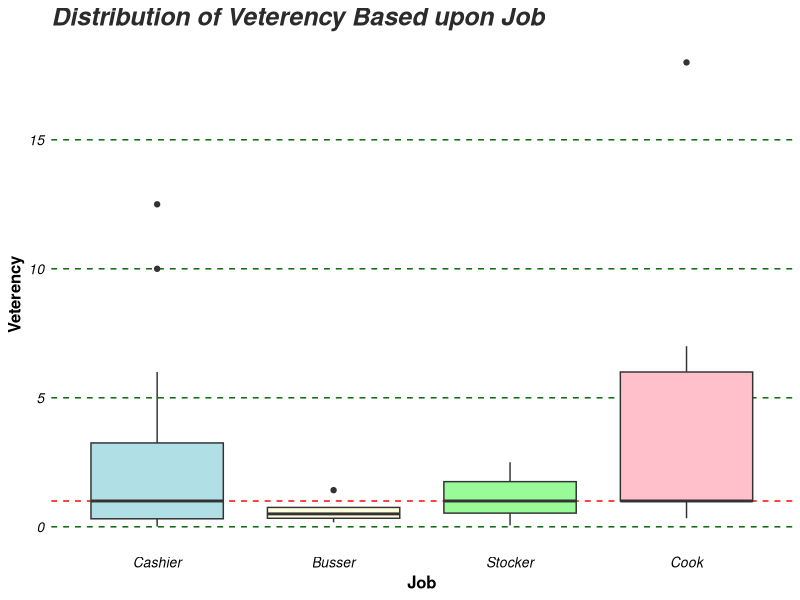
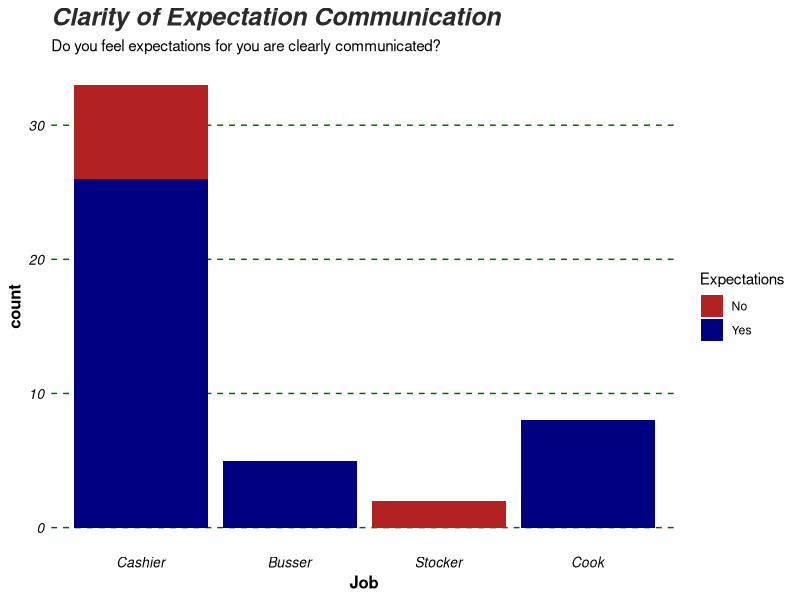
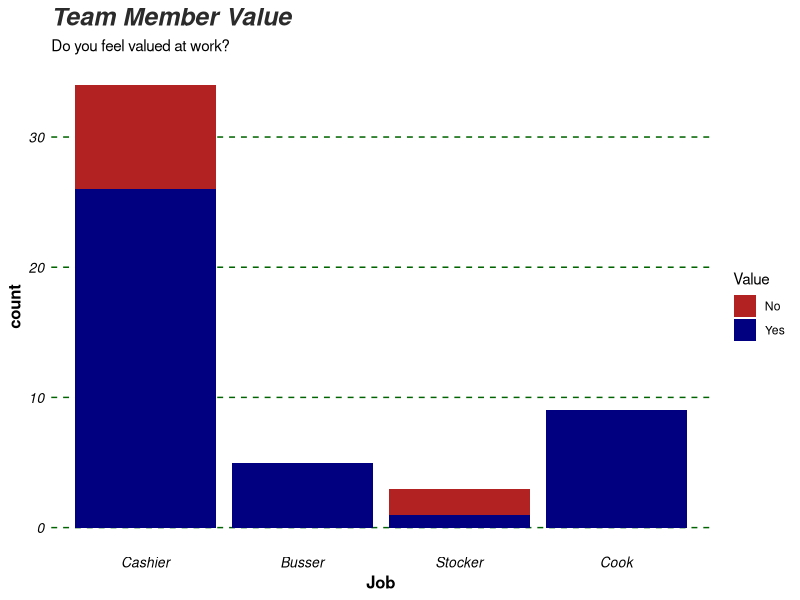
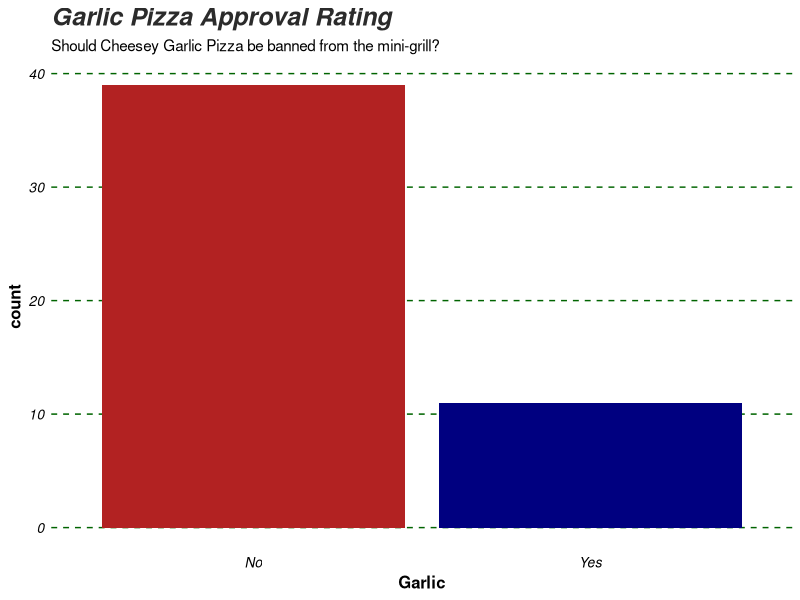
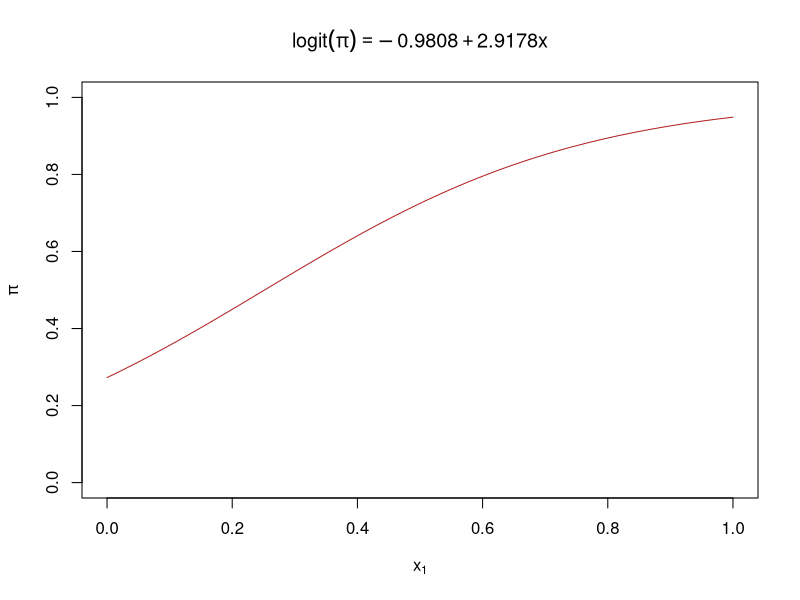
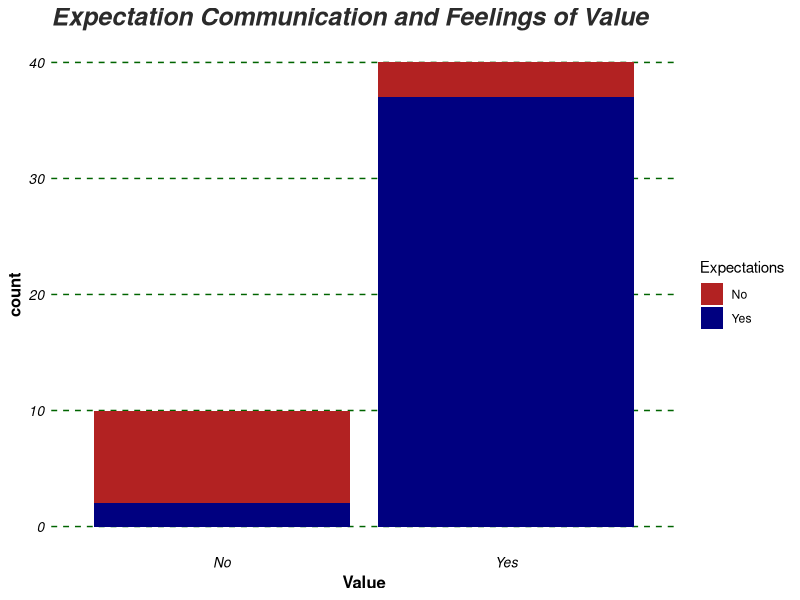

These figures' R source, in order:
setwd("D:/Files/Programing and Data/R Directory/Work Surveys")

library(ggplot2)

############################################################
#                                                          #  
#  ##### #   # #   #         #       # ##### ##### #   #   #
#  #     #   # ##  #         #       #   #     #   #   #   #
#  ####  #   # # # #         #   #   #   #     #   #####   #
#  #     #   # #  ##         #  # #  #   #     #   #   #   #
#  #      ###  #   #          ##   ##  #####   #   #   #   #
#                                                          #
#  ###  #########     #      #########  ###    #########   #
# #   #     #        # #         #     #   #    #  #  #    #
# #         #       #   #        #     #        #  #  #    #
#  ###      #      #     #       #      ###     #  #  #    #
#     #     #     #########      #         #    #  #  #    #
# #   #     #    #         #     #     #   #    #  #  #    #
#  ###      #   #           #    #      ###    #########   #
#                                                          #
############################################################

fws <- read.csv('fws3.csv')
head(fws)
summary(fws)

## Survey Asked 5 Questions
### 1. What is Your Job?
#### JOB
### 2. How long have you worked at univesal
#### VETERENCY
### 3. Do you feel valued at work
#### VALUE
### 4. Do you feel expectations for you are clearly communicated
#### EXPECTATIONS
### 5. Should cheesey garlic pizza be banned from the minigrill
#### GARLIC

## From this I want to examine 8 relationships
### 1. Veterency ~ Job
### 2. Expectations ~ Job
### 3. Value ~ Job
### 4. Garlic ~ Job
### 5. Value ~ Veterency
### 6. Expectations ~ Veterency
### 7. Garlic ~ Veterency
### 8. Value ~ Expectations

## To rephrase in terms of questions
### Q1
#### 4 as Predictor
#### 0 as Response
### Q2
#### 3 as Predictor
#### 1 as Response
### Q3
#### 2 as Predictor
#### 1 as Response
### Q4
#### 1 as Predictor
#### 2 as Response
### Q5
#### 0 as Predictor
#### 2 as Response

#################################
## PART A: Global Deffinitions ##
#################################
j.names <- c('Cashier', 'Busser', 'Stocker', 'Line Cook')

westcarts_theme <- theme(
			 plot.title = element_text(face = 'bold.italic', size = '18', color = 'gray17'),
			 axis.title = element_text(face = 'bold', size = '12', color = 'black'),
			 axis.text = element_text(face = 'italic', size = '10', color = 'black'),
			 axis.ticks = element_blank(),
			 panel.background = element_rect(fill = 'white', color = 'white'),
			 panel.grid.major.x = element_blank(),
			 panel.grid.major.y = element_line(linetype = 2, color = 'darkgreen'),
			 panel.grid.minor.x = element_blank(),
			 panel.grid.minor.y = element_blank()
			 )

#############################
## PART 1: Veterency ~ Job ##
#############################
# First we examine the means
c.data <- fws[which(fws$Job == 0),]                 # Filter out Cashiers
c.vet.clean <- c.data[complete.cases(c.data[,2]),]  # Ditch the NA's
c.vet.mean <- mean(c.vet.clean$Veterency)           # Calculate a Mean
                                                    # Repeat
b.data <- fws[which(fws$Job == 1),]
b.vet.clean <- b.data[complete.cases(b.data[,2]),]
b.vet.mean <- mean(b.vet.clean$Veterency)

s.data <- fws[which(fws$Job == 2),]
s.vet.clean <- s.data[complete.cases(s.data[,2]),]
s.vet.mean <- mean(s.vet.clean$Veterency)

l.data <- fws[which(fws$Job == 3),]
l.vet.clean <- l.data[complete.cases(l.data[,2]),]
l.vet.mean <- mean(l.vet.clean$Veterency)

j.vet.means <- c(c.vet.mean, b.vet.mean, s.vet.mean, l.vet.mean)
means.comp <- data.frame(j.names, j.vet.means)
#--------#
means.comp
#--------#

# Now lets model
jobsvet.clean <- fws[complete.cases(fws[,1:2]),]
jobs.vet <- data.frame(C = c(1:49),
			 B = c(1:49),
			 S = c(1:49),
			 L = c(1:49))
jobs.vet[1] <- ifelse(jobsvet.clean[1] == 0, 1, 0)
jobs.vet[2] <- ifelse(jobsvet.clean[1] == 1, 1, 0)
jobs.vet[3] <- ifelse(jobsvet.clean[1] == 2, 1, 0)
jobs.vet[4] <- ifelse(jobsvet.clean[1] == 3, 1, 0)
jobs.vet[5] <- jobsvet.clean[2]
colnames(jobs.vet) <- c('JobCashier', 'JobBusser', 'JobStocker', 'JobCook', 'Vet')
jobvet.fit <- lm(Vet ~ JobCashier + JobBusser + JobStocker + JobCook, data = jobs.vet)
summary(jobvet.fit)
# this model is terrible
# Lets make a box and whisker plot
jobs.graph <- jobsvet.clean[,1:2]
jobs.graph[1] <- as.factor(jobs.graph$Job)

ggplot(jobs.graph, aes(x = Job, y = Veterency, fill = Job)) + 
	scale_x_discrete(labels = c('Cashier', 'Busser', 'Stocker', 'Cook')) +
	scale_fill_manual(values = c('powderblue', 'lightyellow', 'palegreen', 'pink'),
				name = 'Job', labels = c('Cashier', 'Busser', 'Stocker', 'Cook')) +
	geom_hline(aes(yintercept=1), linetype = 2, color = 'red') + 
	guides(fill = FALSE) + 
	geom_boxplot() + labs(title = 'Distribution of Veterency Based upon Job') + westcarts_theme
	
################################
## PART 2: Expectations ~ Job ##
################################
# First we construct a table
j.ex.clean <- fws[complete.cases(fws[,c(1,4)]),]                   # Filter out NA's
j.ex.table <- xtabs(~Job + Expectations, data = j.ex.clean)        # Create a Table
colnames(j.ex.table) <- c('No', 'Yes')                             # Rename Columns
rownames(j.ex.table) <- c('Cashier', 'Busser', 'Stocker', 'Cook')  # Rename Rows
#--------#
j.ex.table
#--------#
chisq.test(j.ex.table, correct = FALSE)                            # Dependant                       
fisher.test(j.ex.table)                                            # Dependant                       
# Cashiers are the only ones that vary
c.ex.sum <- sum(j.ex.table[1,])
c.ex.no <- j.ex.table[1,1] / c.ex.sum
c.ex.yes <- j.ex.table[1,2] / c.ex.sum
c.ex.no
c.ex.yes

ex.graph <- j.ex.clean[,c(1,4)]
ex.graph[1] <- as.factor(ex.graph$Job)
ex.graph[2] <- as.factor(ex.graph$Expectations)
ex.graph[2] <- ifelse(ex.graph[2] == 1, 'Yes', 'No')

ggplot(ex.graph, aes(x = Job, fill = Expectations)) +  geom_bar() + 
	labs(title = 'Clarity of Expectation Communication',
	     subtitle = 'Do you feel expectations for you are clearly communicated?') + 
	scale_fill_manual(values = c('firebrick', 'navy'))+ 
	scale_x_discrete(labels = c('Cashier', 'Busser', 'Stocker', 'Cook')) +
	westcarts_theme

#########################
## PART 3: Value ~ Job ##
#########################
j.value.clean <- fws[complete.cases(fws[,c(1,3)]),]                   # Filter out NA's
j.value.table <- xtabs(~Job + Value, data = j.value.clean)            # Construct a table
colnames(j.value.table) <- c('No', 'Yes')                             # Rename Columns
rownames(j.value.table) <- c('Cashier', 'Busser', 'Stocker', 'Cook')  # Rename Rows
#-----------#
j.value.table
#-----------#
chisq.test(j.value.table, correct = FALSE)                            # Dependant                       
fisher.test(j.value.table)                                            # Dependant                       
# Stockers and Cashierss both Vary
# stockers is easy math 
# 2/3rds feel not valued
c.value.sum <- sum(j.value.table[1,])
c.value.no <- j.value.table[1,1] / c.value.sum
c.value.yes <- j.value.table[1,2] / c.value.sum
c.value.no
c.value.yes

value.graph <- j.value.clean[,c(1,3)]
value.graph[1] <- as.factor(value.graph$Job)
value.graph[2] <- as.factor(value.graph$Value)
value.graph[2] <- ifelse(value.graph[2] == 1, 'Yes', 'No')

ggplot(value.graph, aes(x = Job, fill = Value)) +  geom_bar() + 
	labs(title = 'Team Member Value',
	     subtitle = 'Do you feel valued at work?') + 
	scale_fill_manual(values = c('firebrick', 'navy'))+ 
	scale_x_discrete(labels = c('Cashier', 'Busser', 'Stocker', 'Cook')) +
	westcarts_theme

##########################
## PART 4: Garlic ~ Job ##
##########################
j.gar.clean <- fws[complete.cases(fws[,c(1,5)]),]
j.gar.table <- xtabs(~Job + Garlic, data = j.gar.clean)
colnames(j.gar.table) <- c('No', 'Yes')                             
rownames(j.gar.table) <- c('Cashier', 'Busser', 'Stocker', 'Cook')
#---------#
j.gar.table
#---------#  
j.gar.ptable <- j.gar.table / rowSums(j.gar.table)
#----------#
j.gar.ptable
#----------#

chisq.test(j.gar.table, correct = FALSE)                       
fisher.test(j.gar.table)

# Independance means I can condense into:
garlic.props <- colSums(j.gar.table) / sum(j.gar.table)

gar.graph <- j.gar.clean[,c(1,5)]
gar.graph[1] <- as.factor(gar.graph$Job)
gar.graph[2] <- as.factor(gar.graph$Garlic)
gar.graph[2] <- ifelse(gar.graph[2] == 1, 'Yes', 'No')

ggplot(gar.graph, aes(x = Garlic)) +  geom_bar(fill = c('firebrick', 'navy')) + 
	labs(title = 'Garlic Pizza Approval Rating',
	     subtitle = 'Should Cheesey Garlic Pizza be banned from the mini-grill?') + 
	westcarts_theme

###############################
## PART 5: Veterency ~ Value ##
###############################
vv.clean <- fws[complete.cases(fws[,c(2,3)]),]
vv.fit <- glm(Value ~ Veterency, family = binomial(link = logit), data = vv.clean)
summary(vv.fit)
# Veterency does not have a substantial effect on feeling valued

######################################
## PART 6: Veterency ~ Expectations ##
######################################
ve.clean <- fws[complete.cases(fws[,c(2,4)]),]
ve.fit <- glm(Expectations ~ Veterency, family = binomial(link = logit), data = ve.clean)
summary(ve.fit)
# Veterency does not have a substantial effect on Expectations

################################
## PART 7: Veterency ~ Garlic ##
################################
vg.clean <- fws[complete.cases(fws[,c(2,5)]),]
vg.fit <- glm(Garlic ~ Veterency, family = binomial(link = logit), data = vg.clean)
summary(vg.fit)
# Veterency does not have a substantial effect on love of garlic pizza

###################################
## PART 8: Valued ~ Expectations ##
###################################
ev.clean <- fws[complete.cases(fws[,c(3,4)]),]
ev.table <- xtabs(~Value + Expectations, data = ev.clean)
rownames(ev.table) <- c('No', 'Yes')
colnames(ev.table) <- c('No', 'Yes')
#------#
ev.table
#------#
chisq.test(ev.table, correct = FALSE)
fisher.test(ev.table)

ev.fit <- glm(Value ~ Expectations, family = binomial(link = logit), data = ev.clean)
summary(ev.fit)
curve(expr = exp(ev.fit$coefficients[1] + ev.fit$coefficients[2] * x) / 
		 (1 + exp(ev.fit$coefficients[1] + ev.fit$coefficients[2] * x)), 
		 col = 'firebrick', main = expression(logit(pi) == -0.9808 + 2.9178*x),
		 ylab = expression(pi), xlab = expression(x[1]),
		 ylim = c(0,1))
exp(ev.fit$coefficients[2])

ev.pred0 <- ev.fit$coefficients[1] + (ev.fit$coefficients[2] * 0)             # lower logit link
ev.pred1 <- ev.fit$coefficients[1] + (ev.fit$coefficients[2] * 1)             # upper logit link
as.numeric(exp(ev.pred0)/(1 + exp(ev.pred0)))                                 # 0.27
as.numeric(exp(ev.pred1)/(1 + exp(ev.pred1)))                                 # 0.94

ev.graph <- ev.clean[,c(3,4)]
ev.graph[1] <- as.factor(ev.graph$Value)
ev.graph[2] <- as.factor(ev.graph$Expectations)
ev.graph <- ifelse(ev.graph == 1, 'Yes', 'No')
ev.graph <- as.data.frame(ev.graph)

ggplot(ev.graph, aes(x = Value, fill = Expectations)) + geom_bar() + 
	labs(title = 'Expectation Communication and Feelings of Value') + 
	scale_fill_manual(values = c('firebrick', 'navy'))+
	westcarts_theme
